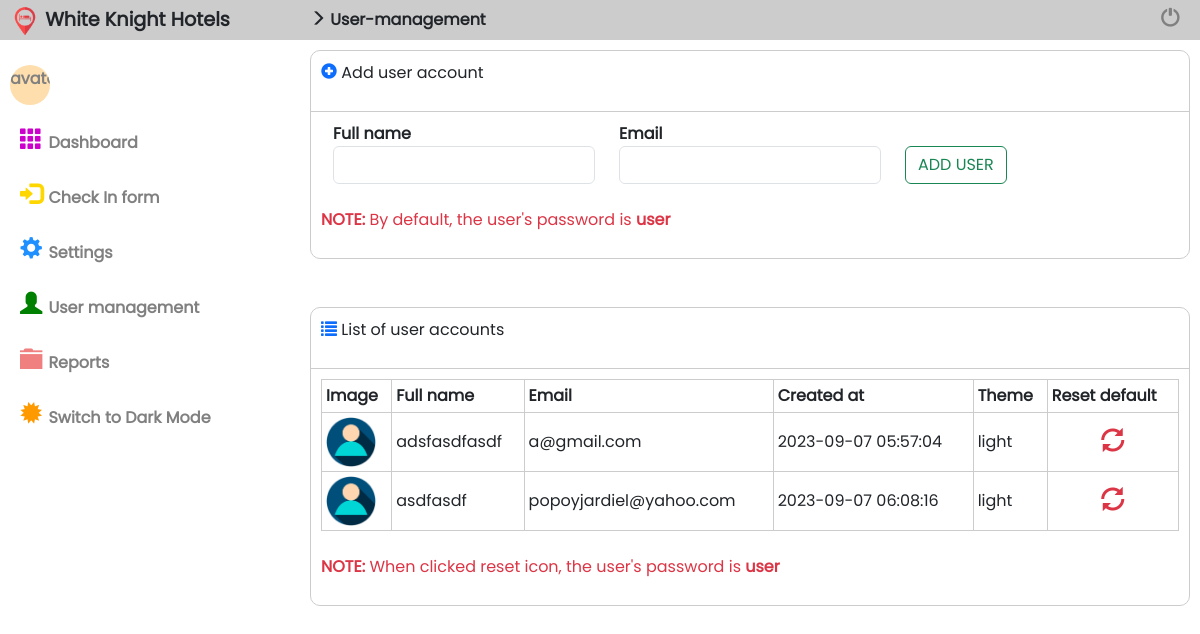
Page /user-management.php on the committed database.
### tables this page shows
CREATE TABLE `users` (
  `uid` int(11) NOT NULL,
  `fullname` varchar(50) NOT NULL,
  `email` varchar(60) NOT NULL,
  `pwd` varchar(250) NOT NULL,
  `avatar` varchar(100) NOT NULL,
  `utype` varchar(20) NOT NULL,
  `dtc` timestamp NOT NULL DEFAULT current_timestamp() ON UPDATE current_timestamp(),
  `theme` varchar(10) NOT NULL,
  `status` int(1) NOT NULL
);

### user-management.php (the view, shortened to what this page needs)
<?php
include 'header.php';
include 'menu.php';
?>
<div class="content">
    <div class="content-header" id="<?php echo $darkHeader; ?>">
        <?php include 'location-indicator.php'; ?>
            <ul class="ul-header">
                <li title="Log out"><a href="logout.php" class="logout"><span class="glyphicon glyphicon-off"></a></span></li>
            </ul>
    </div>
    <div class="content-context" id="<?php echo $_SESSION['theme']; ?>">
		<div class="cont">
			<div class="cont-header">
				<p><span class="glyphicon glyphicon-plus-sign text-primary"></span> Add user account</p>
			</div>
			<div class="cont-body">
				<form method="POST" action="server.php">
					<div class="container-fluid">
						<div class="row">
							<div class="col-md-4">
								<b>Full name</b>
									<input type="text" name="fullname" class="form-control" required />
							</div>
							<div class="col-md-4">
								<b>Email</b>
									<input type="email" name="email" class="form-control" required />
							</div>
							<div class="col-md-4">
								<br/>
									<input type="submit" name="btn_add_user" class="btn btn-outline-success" value="ADD USER" />
							</div>
						</div>
					</div>
				</form>
				<br/>
				<p class="text-danger"><b>NOTE:</b> By default, the user's password is <b>user</b></p>
			</div>
		</div>
		<br/>
		<br/>
		<div class="cont">
			<div class="cont-header">
				<p><span class="glyphicon glyphicon-list text-primary"></span> List of user accounts</p>
			</div>
			<div class="cont-body">
				<?php
					$get = $conn->query("SELECT * FROM users WHERE utype='user' ORDER BY uid ASC");
					$get->execute();
					if($get->rowCount() > 0){
						?>
						<table class="tbl_users">
							<tr>
								<td><b>Image</b></td>
								<td><b>Full name</b></td>
								<td><b>Email</b></td>
								<td><b>Created at</b></td>
								<td><b>Theme</b></td>
								<td><b>Reset default</b></td>
							</tr>
					<?php
						foreach($get as $row){
					?>
							<tr>
								<td><img src="images/<?php echo $row['avatar']; ?>" class="list_avatar" loading="lazy"/></td>
								<td><?php echo $row['fullname']; ?></td>
								<td><?php echo $row['email']; ?></td>
								<td><?php echo $row['dtc']; ?></td>
								<td><?php echo $row['theme']; ?></td>
								<td align="center">
									<span class="glyphicon glyphicon-refresh text-danger pointer rotate_refresh" title="Reset account" onclick="reset_user(<?php echo $row['uid']; ?>)"></span>
								</td>
							</tr>
					<?php
						}
					?>
						</table>
					<?php
					}
				?>
				<br/>
				<p class="text-danger"><b>NOTE:</b> When clicked reset icon, the user's password is <b>user</b></p>
			</div>
		</div>
    </div>
</div>
<?php include 'footer.php' ?>

### css/main.css (style rules this page uses)
*, html, body { padding: 0; border: 0; font-family: Poppins, sans-serif; }
.content { width: calc(100% - 300px); height: 100%; position: fixed; right: 0; top: 0; overflow-y: auto; padding-bottom: 40px; }
.content-header { height: 40px; line-height: 40px; position: fixed; width: calc(100% - 300px); padding: 0px 10px; z-index: 1; background-color: #ccc; }
.content-context { margin-top: 40px; padding: 10px; }
.ul-header { list-style-type: none; }
.ul-header li { display: inline-block; margin: 0px 10px; font-size: 1.2em; color: #fff; }
.ul-header { float: right; }
.logout { text-decoration: none; color: #808080; }
.pointer { cursor: pointer; }
.cont { border-radius: 10px; border: 1px solid #ccc; }
.cont-header { border-bottom: 1px solid #ccc; padding: 10px; }
.cont-body { padding: 10px; }
.tbl_users, .tbl_reports { width: 100%; border-collapse: collapse; }
.tbl_users td, .tbl_reports td { padding: 4px; border: 1px solid #ccc; }
.list_avatar { width: 50px; border-radius: 4px; }
.rotate_refresh { font-size: 1.5em; }

### rows in the picture
users: avatar (placeholder picture), fullname "adsfasdfasdf", email "a@gmail.com", dtc "2023-09-07 05:57:04", theme "light"
users: avatar (placeholder picture), fullname "asdfasdf", email "popoyjardiel@yahoo.com", dtc "2023-09-07 06:08:16", theme "light"

### other values in the picture
$ex[0] "User-management"
